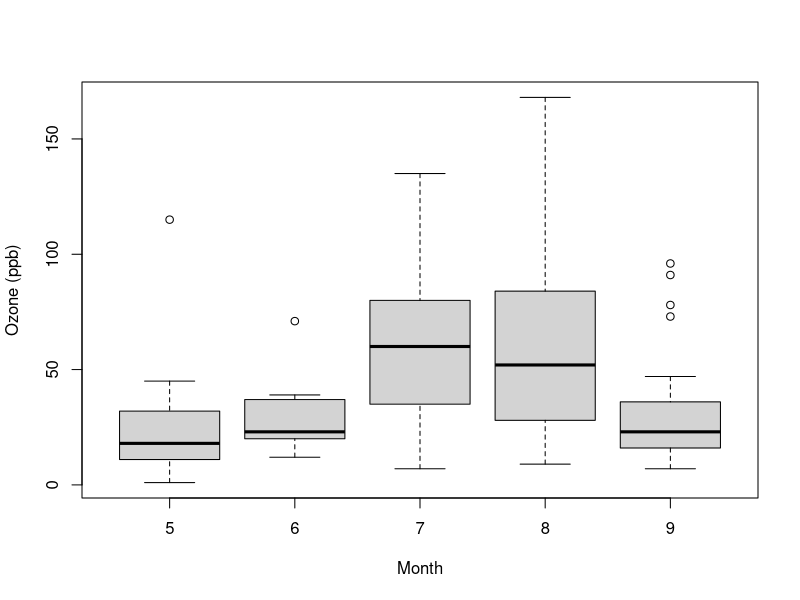
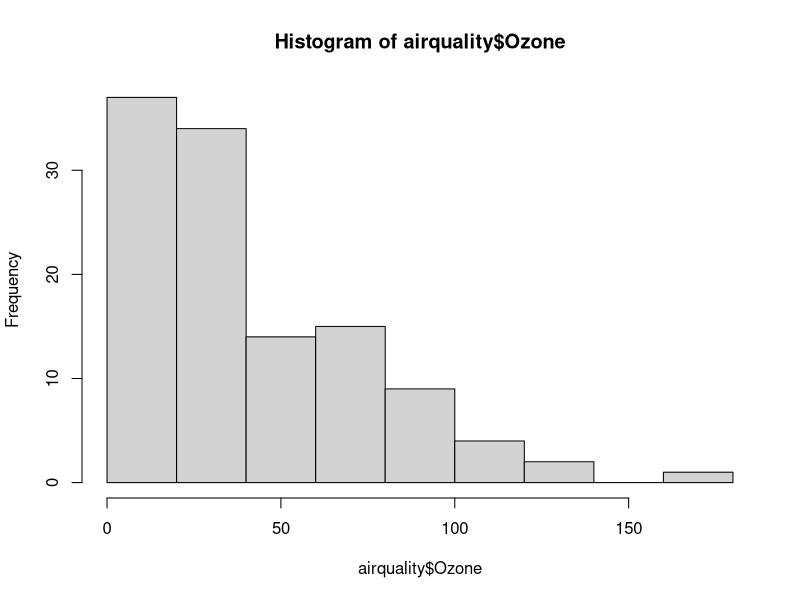
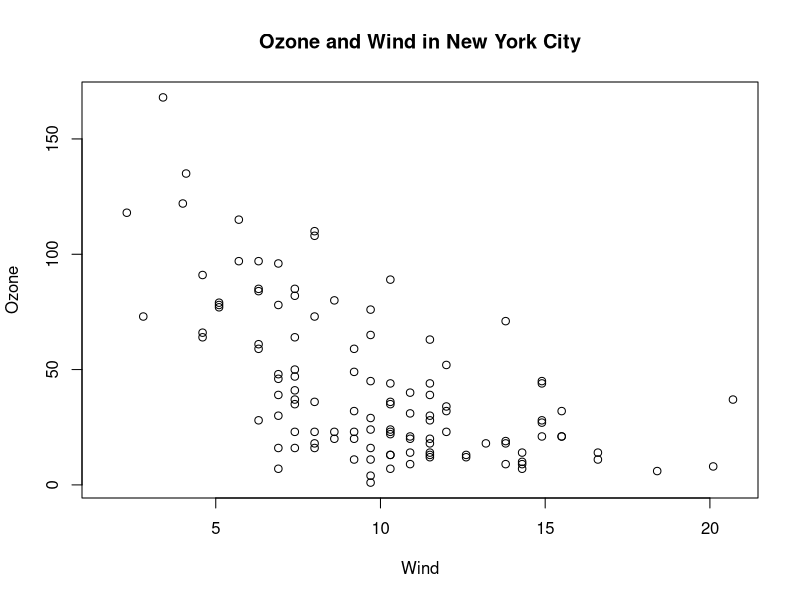
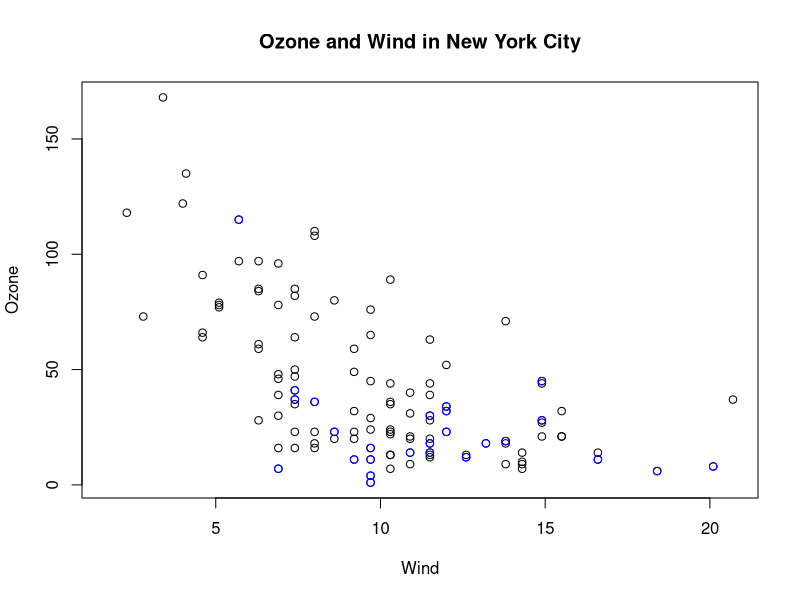
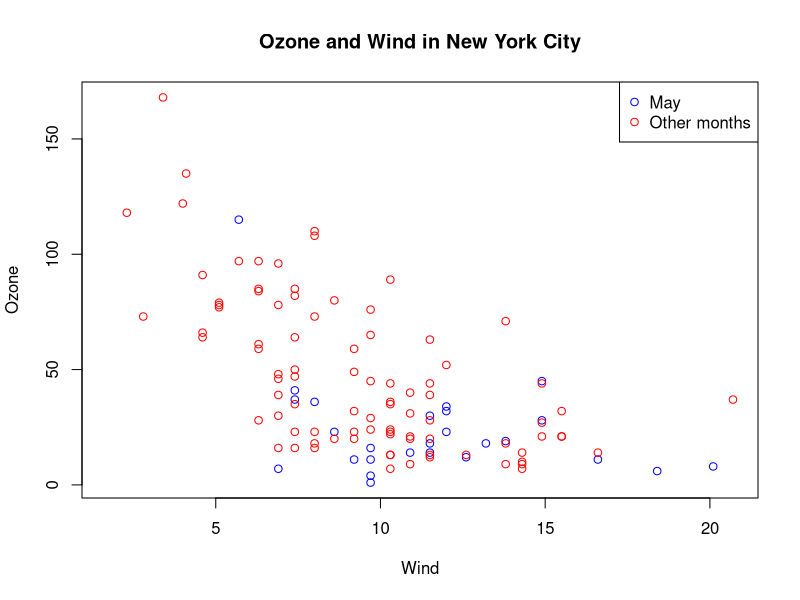
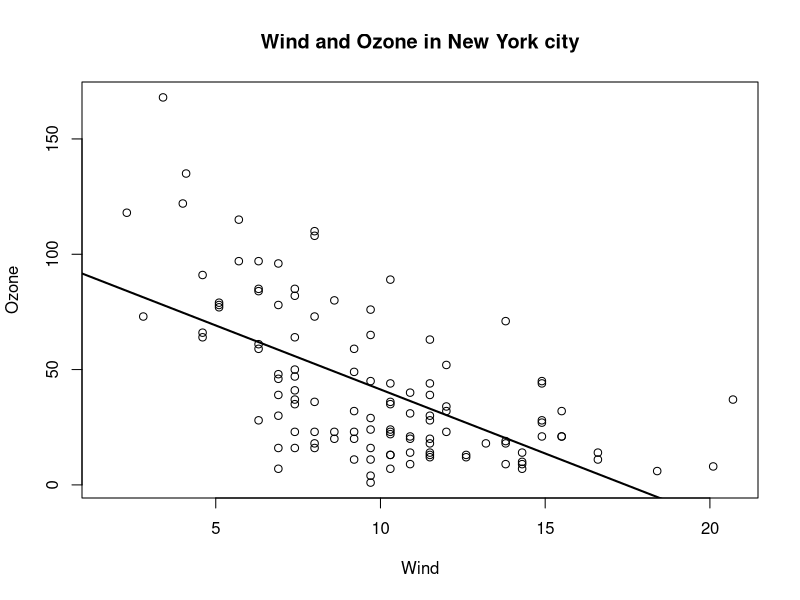
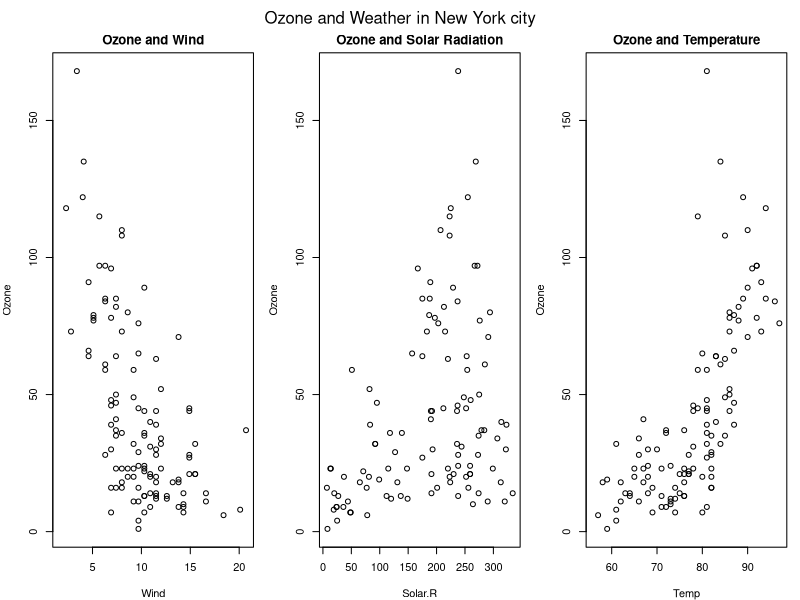

Generate these figures, in order, with R:
## ---- chunk 1
library(datasets)
#airquality <- transform(airquality, Month = factor(Month))
boxplot(Ozone ~ Month, airquality, xlab = "Month", ylab = "Ozone (ppb)")
## ---- chunk 2
hist(airquality$Ozone)
## ---- chunk 3
library(datasets)
## Make the initial plot
with(airquality, plot(Wind, Ozone))
## Add a title
title(main = "Ozone and Wind in New York City")
## ---- chunk 4
with(airquality, plot(Wind, Ozone, main = "Ozone and Wind in New York City"))
with(subset(airquality, Month == 5), points(Wind, Ozone, col = "blue"))
## ---- chunk 5
with(airquality, plot(Wind, Ozone, main = "Ozone and Wind in New York City", type = "n"))
with(subset(airquality, Month == 5), points(Wind, Ozone, col = "blue"))
with(subset(airquality, Month != 5), points(Wind, Ozone, col = "red"))
legend("topright", pch = 1, col = c("blue", "red"), legend = c("May", "Other months"))
## ---- chunk 6
with(airquality, plot(Wind, Ozone, main = "Wind and Ozone in New York city"))
## fit a simple linear regression model
model <- with(airquality, lm(Ozone ~ Wind))
## Draw regression line
abline(model, lwd = 2)
## ---- chunk 7
par(mfrow = c(1, 3), mar = c(4, 4, 2, 1), oma = c(0, 0, 2, 0))
with(airquality, {
  plot(Wind, Ozone, main = "Ozone and Wind")
  plot(Solar.R, Ozone, main = "Ozone and Solar Radiation")
  plot(Temp, Ozone, main = "Ozone and Temperature")
  mtext("Ozone and Weather in New York city", outer = TRUE)
})
